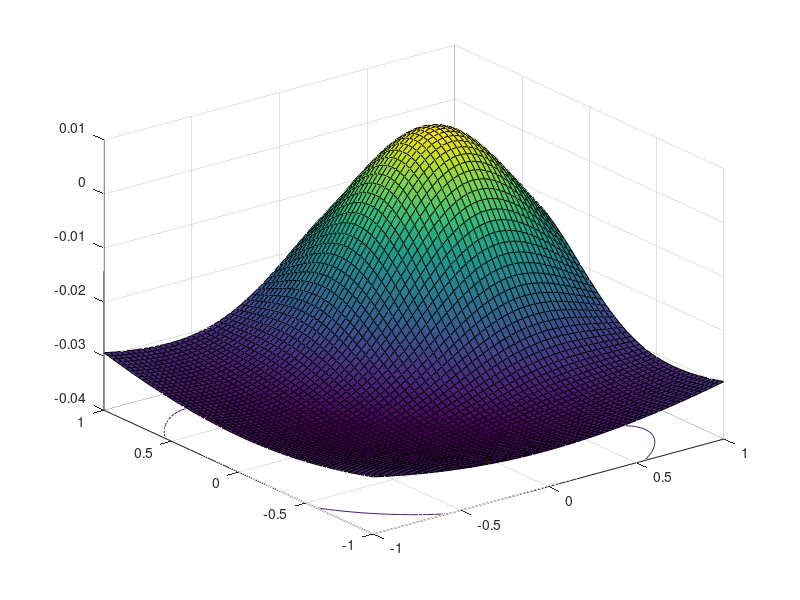

The MATLAB source for this figure:
F = [
  0.95 0.0 0.0;
  0.05 0.5 0.5;
]

VAR = {
  eye(2) * 4,
  eye(2) * 0.2,
};

P = [64 64];
C = [-1 -1; 1 1];

[ X Y ] = meshgrid(
  (0 : P) * (C(2, 1) - C(1, 1)) / P(1) + C(1, 1),
  (0 : P) * (C(2, 2) - C(1, 2)) / P(2) + C(1, 2));

#VAR = [0.2 0.05; 0.05 0.1]
 
function Z = normbivar(X, Y, VAR)
  [n, m] = size(X);
  XX = [X(:) Y(:)];
  D = zeros(size(XX, 1), 1);
  size(XX)
  for i = 1 : length(D)
    D(i) = XX(i, :) * inv(VAR) * XX(i, :)';
  endfor
  Z =exp(-D/2) / 2 / pi / sqrt(det(VAR));
  Z = reshape(Z, n, m);
endfunction

#Z = +0*gauss(X,Y, [ 0 0], 3) + 0*gauss(X,Y, [ 0.5 0.5], 0.1) + gauss(X,Y, [ 0.5 -0.5], 0.01);
n = size(F, 1);
PR = cell(n);
for i = 1 : n
  PR{i} = F(i, 1) * normbivar(X - F(i, 2), Y - F(i, 3), VAR{i});
endfor

#Z = 2 * double(P{3} > P{1}+P{2}) + double(P{2} > P{1}+P{3});
Z = -PR{1}+PR{2};
surfc(X,Y,Z);
#contourf(X,Y,Z, -1:0.1:1);
